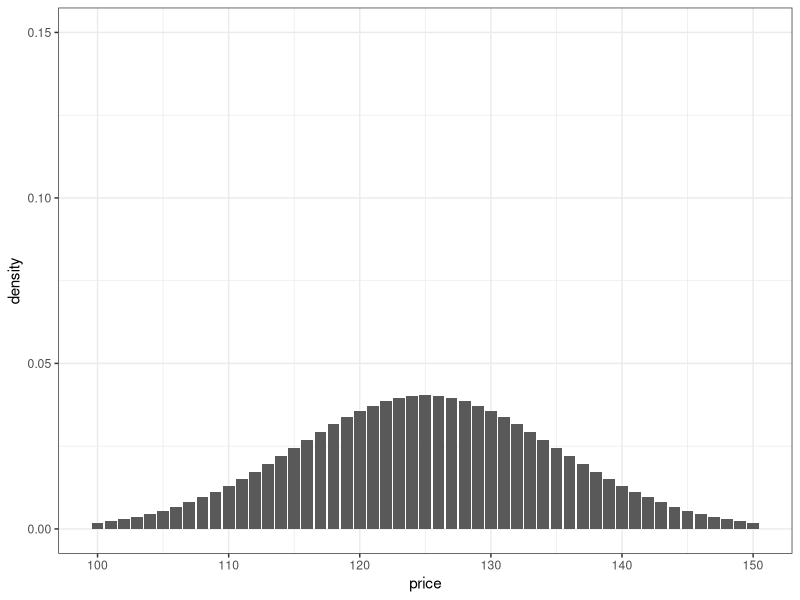
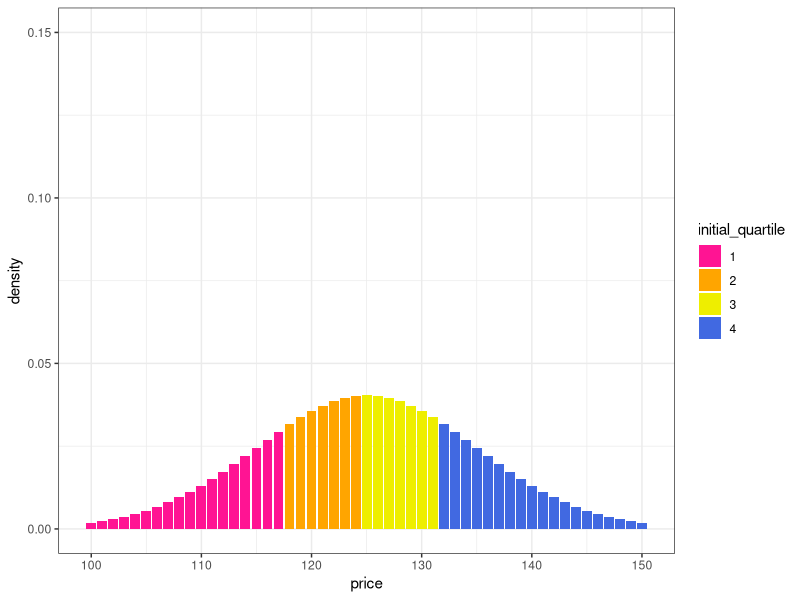
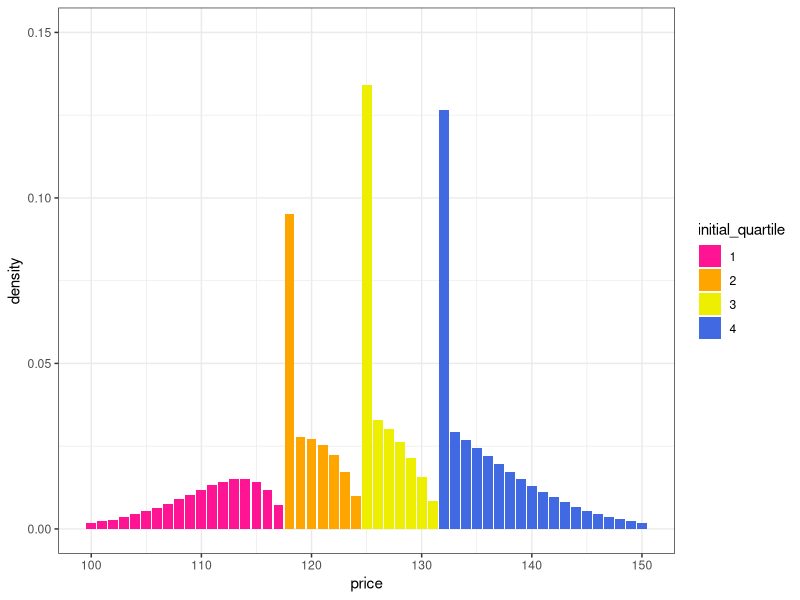
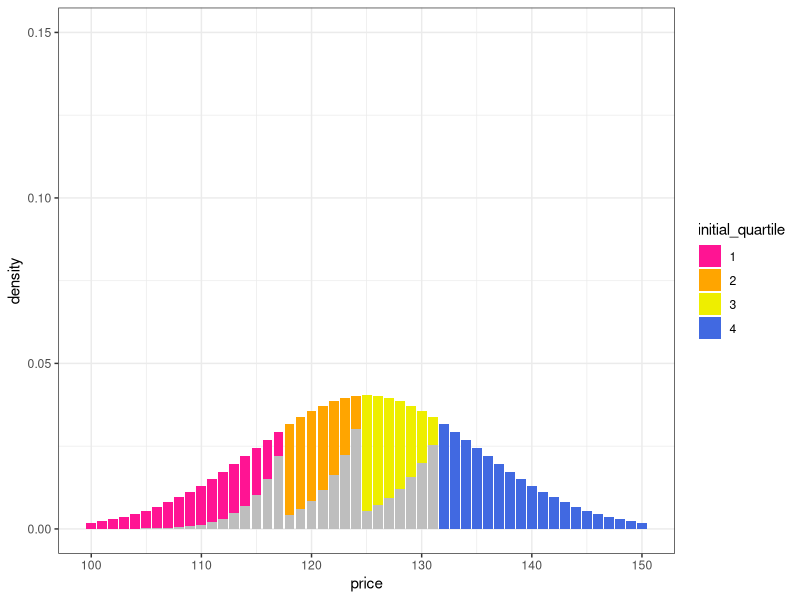

R code for these plots, in order:
## ---- chunk 1
knitr::opts_chunk$set(echo = FALSE, message = FALSE, warning = FALSE)
## ---- chunk 2
library(tidyverse)

theme_set(theme_bw())
## ---- chunk 3
data_distribution <- tibble(price = 100:150,
       dens = dnorm(price, mean = 125, sd = 10)) %>% 
  mutate(dens_scaled = dens / sum(dens))

data_distribution %>% 
  ggplot(aes(x = price, y = dens_scaled))+
  geom_col()+
  ylim(c(0, 0.15))+
  labs(y = "density")
## ---- chunk 4
data_distribution %>% 
  mutate(cum_dens = cumsum(dens_scaled),
         quartile = (cum_dens) %/% 0.2500001 + 1,
         quartile = as.factor(quartile)) %>% 
  rename(initial_quartile = quartile) %>% 
  ggplot(aes(x = price, y = dens_scaled, fill = initial_quartile))+
  geom_col()+
  scale_fill_discrete(type = c("deeppink", "orange", "yellow2", "royalblue"))+
  ylim(c(0, 0.15))+
  labs(y = "density")
## ---- chunk 5
data_distribution <- data_distribution %>% 
  mutate(cum_dens = cumsum(dens_scaled),
         incentive = ((cum_dens) %/% 0.2500001) * 5,
         incentive_delta = ifelse(incentive == 15, 0, 5)) # hard coded
## ---- chunk 6
# very inefficient approach computationally
get_row_bump <- function(price_current){
  current_incentive <- data_distribution %>% 
    filter(price == {{price_current}}) %>% 
    pull(incentive)

  output <- data_distribution %>% 
    filter(price > {{price_current}}, incentive > current_incentive) %>% 
    head(1) %>% 
    pull(price)
  
  if(length(output) == 0) output <- NA
  
  output
}

proportion_raised <- function(density, incentive_delta, distance){
  decay <- 0.75^(distance - 1)
  incentive <- incentive_delta * 0.15
  # incentive <- ifelse(incentive > 1, 1, incentive)
  
  density * decay * incentive
}
## ---- chunk 7
data_distribution %>% 
  mutate(quartile = (cum_dens) %/% 0.2500001 + 1,
         quartile = as.factor(quartile)) %>% 
  mutate(price_next = map_int(price, get_row_bump),
         price_dist = price_next - price) %>% 
  mutate(density_convert = proportion_raised(dens_scaled, incentive_delta, price_dist)) %>% 
  select(-dens) %>% 
  # add converted density to nearest point
  group_by(incentive) %>% 
  mutate(dens_convert_total = sum(density_convert),
         price_switch = price == min(price)) %>% 
  ungroup() %>% 
  mutate(dens_convert_total = lag(dens_convert_total),
         dens_convert_total = ifelse(price_switch, dens_convert_total, 0)) %>%
  # na's to 0's
  mutate(across(c(density_convert, dens_convert_total), ~ifelse(is.na(.x), 0, .x))) %>% 
  # adjust percentages
  mutate(dens_adj = dens_scaled - density_convert + dens_convert_total) %>%
  rename(initial_quartile = quartile) %>% 
  # graph
  ggplot(aes(x = price))+
  geom_col(aes(y = dens_adj, fill = initial_quartile))+
  scale_fill_discrete(type = c("deeppink", "orange", "yellow2", "royalblue"))+
  ylim(c(0, 0.15))+
  labs(y = "density")
## ---- chunk 8
data_distribution %>% 
  mutate(quartile = (cum_dens) %/% 0.2500001 + 1,
         quartile = as.factor(quartile)) %>% 
  mutate(price_next = map_int(price, get_row_bump),
         price_dist = price_next - price) %>% 
  mutate(density_convert = proportion_raised(dens_scaled, incentive_delta, price_dist)) %>% 
  select(-dens) %>% 
  rename(initial_quartile = quartile) %>% 
  ggplot(aes(x = price))+
  geom_col(aes(y = dens_scaled, fill = initial_quartile))+
  geom_col(aes(y = density_convert), fill = "gray")+
  scale_fill_discrete(type = c("deeppink", "orange", "yellow2", "royalblue"))+
  ylim(c(0, 0.15))+
  labs(y = "density")
## ---- chunk 9
data_distribution %>% 
  mutate(quartile = (cum_dens) %/% 0.2500001 + 1,
         quartile = as.factor(quartile)) %>% 
  mutate(price_next = map_int(price, get_row_bump),
         price_dist = price_next - price) %>% 
  mutate(density_convert = proportion_raised(dens_scaled, incentive_delta, price_dist)) %>% 
  select(-dens) %>% 
  mutate(incentive = case_when(incentive == 0 ~ "pink to orange",
                               incentive == 5 ~ "orange to yellow",
                               incentive == 10 ~ "yellow to blue",
                               TRUE ~ "stayed blue") %>% fct_inorder()) %>% 
  group_by(incentive) %>% 
  summarise(density_converted = sum(density_convert) %>% round(3)) %>% 
  knitr::kable()
